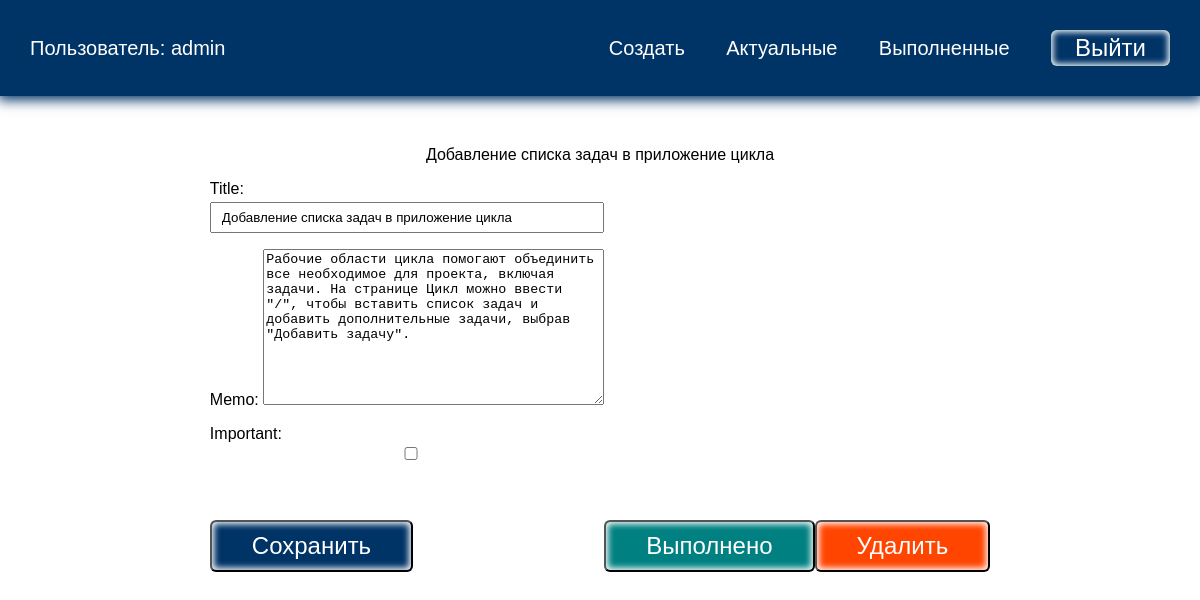
Page /todo/2 (signed in) on the earlier database version.
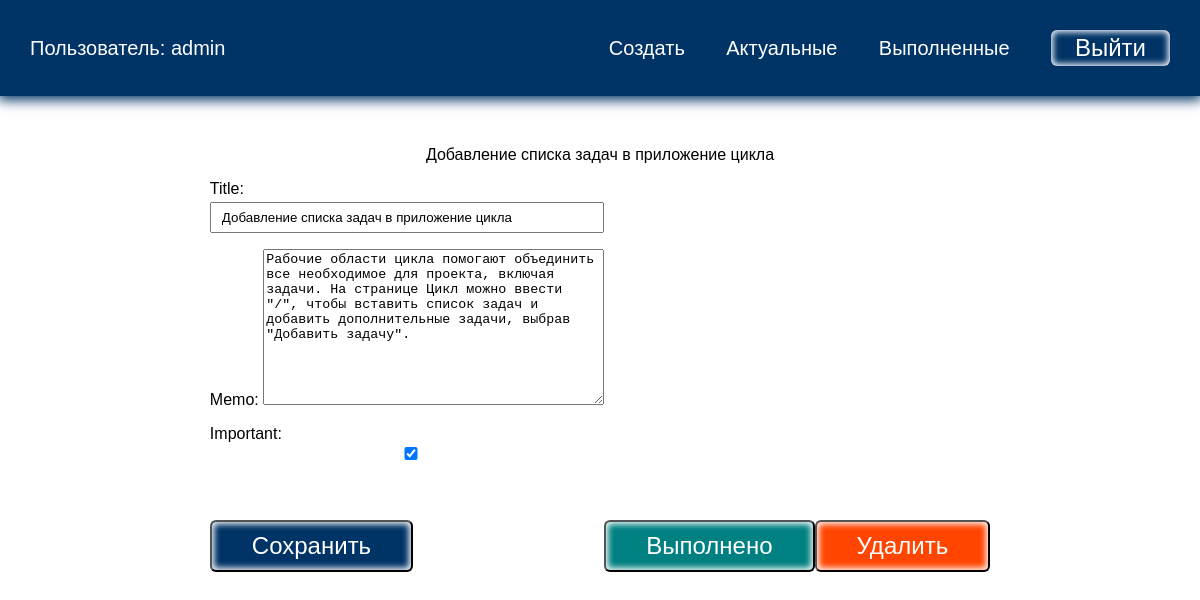
Same page on the later database version.
### todo/models.py (models this page shows, shortened)
class Todo(models.Model):
    title = models.CharField(max_length=100)
    memo = models.TextField(blank=True)
    created = models.DateTimeField(auto_now_add=True)
    date_completed = models.DateTimeField(blank=True, null=True)
    important = models.BooleanField(default=False)
    user = models.ForeignKey(User, on_delete=models.CASCADE)

### todo/views.py (the view, shortened to what this page needs)
# urls.py: path('todo/<int:todo_pk>', views.viewtodo, name='viewtodo'),
@login_required
def viewtodo(request, todo_pk):
    todo = get_object_or_404(Todo, pk=todo_pk)
    if request.method == 'GET':
        form = TodoForm(instance=todo)
        return render(request, 'todo/viewtodo.html', {'todo': todo, 'form': form})

### todo/forms.py
class TodoForm(ModelForm):
    class Meta:
        model = Todo
        fields = ['title', 'memo', 'important']

### todo/templates/todo/viewtodo.html (shortened to what this page needs)
{% extends 'todo/base.html' %}
{% block content %}
{{ todo.title }}
<div class="but">
<form method="POST">
    {{ form.as_p }}
    <button class="btn">Сохранить</button>
</form>
<form action="{% url 'completetodo' todo.id %}" method="post">
    <button class="btn good">Выполнено</button>
</form>
<form action="{% url 'deletetodo' todo.id %}" method="post">
    <button class="btn remove">Удалить</button>
</form>
</div>
{% endblock %}

Differences in the rows shown:
changed Todo "Добавление списка задач в приложение цикла": important "☐" → "☑"
